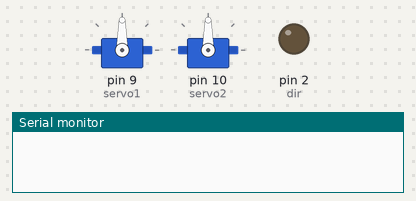
A sketch run on a simulated Arduino Uno, built with avr-gcc and run on an emulated ATmega328P. Parts: 2 × servo, output pins drawn as LEDs (lit = HIGH), the last lines printed to the serial monitor. Pins used as bus, display or sensor lines are not drawn.

Above: at 0.05 s.
At 5.3 s:
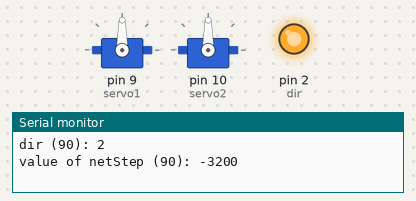
At 10.4 s:
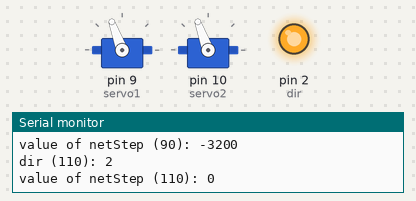
Timing chart, 0 to 13.6 s (numbered marks = the images above):
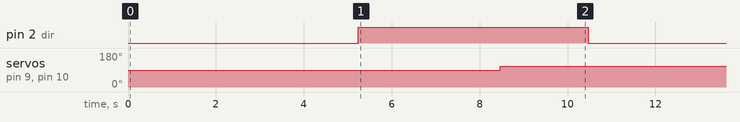

The sketch:

Stepper_and_Servo_2.ino
```cpp
#include <Servo.h>

int dir = 2;
bool outputDir = false;
int steps = 3;
int i; int n;
Servo servo1;
Servo servo2;
int netSteps;

void setup() {
  servo1.attach(9);
  servo2.attach(10);
  pinMode(dir, OUTPUT);
  pinMode(steps, OUTPUT);
  n = 1000; netSteps = 0;
 // digitalWrite(dir, LOW);
  Serial.begin(9600);
}

void loop() {
  digitalWrite(dir, LOW); outputDir = false;
  for(i=0;i<3200;i++) {
    digitalWrite(steps, LOW);
    digitalWrite(steps, HIGH);
    delayMicroseconds(n);
  }
  if(outputDir) {netSteps = netSteps + i;}
    else{netSteps = netSteps - i;}
  servo1.write(90); servo2.write(90);
  Serial.print("dir (90): "); Serial.println(dir);
  Serial.print("value of netStep (90): "); Serial.println(netSteps);
  Serial.println("");
  delay(2000);

  digitalWrite(dir, HIGH); outputDir = true;
  for(i=0;i<3200;i++) {
   digitalWrite(steps, LOW);
   digitalWrite(steps, HIGH);
  delayMicroseconds(n);
  }
  if(outputDir) {netSteps = netSteps + i;}
    else{netSteps = netSteps - i;}
  servo1.write(110); servo2.write(110);
  Serial.print("dir (110): "); Serial.println(dir);
  Serial.print("value of netStep (110): "); Serial.println(netSteps);
  Serial.println("");
  delay(2000);

}
```

Measured:
- by itself, pin 2 (dir): alternates HIGH for 5.2 s and LOW for 5.2 s
- by itself, servo on pin 9 (servo1), servo on pin 10 (servo2): alternates 110° for 5.2 s and 90° for 5.2 s
